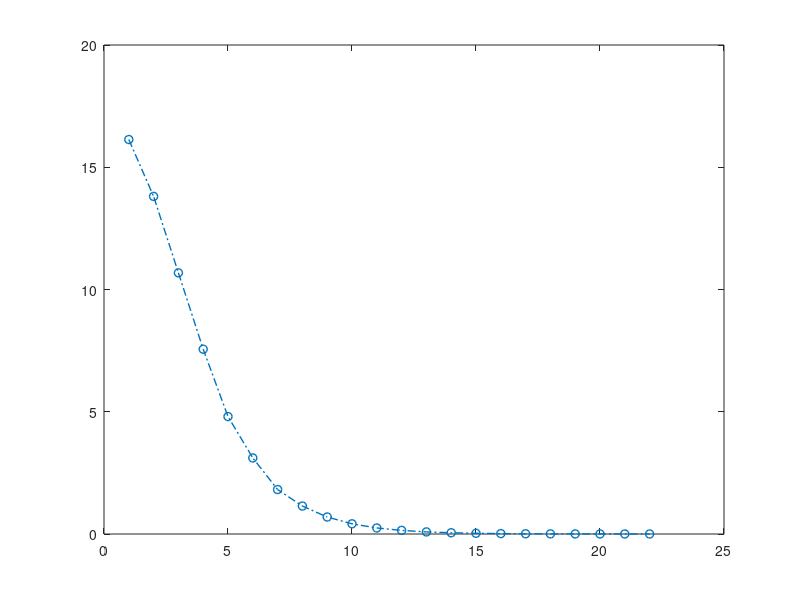

This figure's MATLAB source: (Note: this script raises an error after producing the figure.)
% Randomly generate Experience matrix exp_mat(nxn)
% exp_mat(i,j) = 0 if no experience from i to j
% exp_mat(i,j) = x if there is experience from i to j with value x
% 0 < x < 1 
n = 100;
exp_mat = sprand(n, n, 0.03);
for i=1:n
    exp_mat(i, i) = 0;    % no experience of one entity to itself
end

% Exp_mat matrix will be extracted to attain Exp_mat_pos and Exp_mat_neg
% Ext_mat(i,j) >= threshold => Ext_mat_pos
% 0< Ext_mat(i,j) < threshold => Ext_mat_neg
% Let define threshold

threshold = 0.5;
exp_mat_pos = zeros(n,n);
exp_mat_neg = zeros(n,n);

for i=1:n
    for j=1:n
        if (exp_mat(i,j) >= threshold)
            exp_mat_pos(i,j) = exp_mat(i,j);
        elseif (0 < exp_mat(i,j))&&(exp_mat(i,j) < threshold)
            exp_mat_neg(i,j) = 1 - exp_mat(i,j);
        end
    end
end

% Generate a transition matrix M
% M(i, j) = 0 if there is no Experience from j to i
% M(i, j) = exp(j, i)/C(j) where exp(j, i) is experience from j to i;
% and C(j) is total experience of node j

c_pos = zeros(1, n);
c_neg = zeros(1, n);
for i=1:n
    for j=1:n
        c_pos(1, i) = c_pos(1, i) + exp_mat_pos(i, j);
        c_neg(1, i) = c_neg(1, i) + exp_mat_neg(i, j);
    end
end

damping = 0.85;
%alpha = (1-damping)/n;
alpha = 1 - damping;
%A as the transition matrix
A_pos = zeros(n, n);
A_neg = zeros(n, n);
for i=1:n
    for j=1:n
        if exp_mat_pos(j, i) > 0
            A_pos(i, j) = exp_mat_pos(j, i)/c_pos(1, j);        
        elseif exp_mat_neg(j, i) > 0
            A_neg(i, j) = exp_mat_neg(j,i)/c_neg(1, j);
        end
    end
end

err = 1;
tol = 1e-3;
rep_pos = ones(n, 1)/n; % initial ranking vector
rep_neg = ones(n, 1)/n; % initial ranking vector
I = ones(n, 1);
iter = 1;
nn=cell(1,50);
ee=cell(1,50);
while(err>tol)    
    S_pos = damping*A_pos*rep_pos + alpha*I;
    S_neg = damping*A_neg*rep_neg + alpha*I;
    err = norm((S_pos-rep_pos) + norm(S_neg-rep_neg));
    rep_pos = S_pos;
    rep_neg = S_neg;
    str=sprintf('Iteration: %d -- Error: %d: \n', iter, err);
    disp(str);
    
    nn{iter}=iter;
    ee{iter}=err;
    iter = iter + 1;
end

rep1 = rep_pos - rep_neg;
rep = rep1;
rep(rep < 0) = 0;

[~,~,rank_vector] = unique(rep);
jx = 1;
highlight_vector = zeros();
for i=1:n
    if (rank_vector(i) >= n/2)
        highlight_vector(jx) = i;
        jx = jx + 1;
    end
end

%GX = digraph(exp_mat);
%plot(GX, 'Layout','layered', 'EdgeLabel',GX.Edges.Weight, 'NodeLabel', rank_vector);
%GX.Nodes.NodeColors = rank_vector;
%p = plot(GX, 'Layout','layered', 'NodeLabel', rank_vector,'EdgeColor','black');
%p.NodeCData = GX.Nodes.NodeColors;
%colorbar;
%p.MarkerSize = 15;
%p.NodeColor = 'r';
%highlight(p, highlight_vector, 'NodeColor','g')
%view(2);

xx = cell2mat(nn);
yy = cell2mat(ee);
%plot(xx, yy, '-.*', 'DisplayName','N = 100');
plot(xx, yy, '-.o', 'LineWidth',1);
hold on;
%plot(xx400,yy400, '-.+', 'DisplayName','N = 400');
%plot(xx800,yy800, '-.o', 'DisplayName','N = 800');
plot(xx400,yy400, '-.+', 'LineWidth',1);
plot(xx800,yy800, '-.*', 'LineWidth',1);

xlim([1 50])
xlabel('Iterations', 'FontSize',12);
ylabel('Error', 'FontSize',12);
title('Convergence of the Algorithm', 'FontSize',13);
lgt = legend({'N=100','N=400', 'N=800'},'FontSize',13)
title(lgt, 'Size of the Network');
legend('show');

%bins = conncomp(GX);
%[S,C] = graphconncomp(r1);